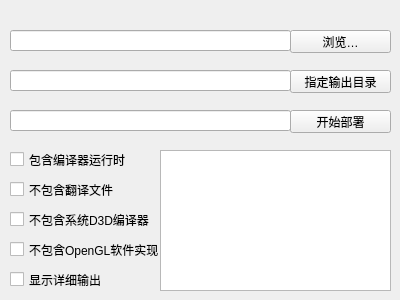
<?xml version="1.0" encoding="UTF-8"?>
<ui version="4.0">
 <class>Widget</class>
 <widget class="QWidget" name="Widget">
  <property name="geometry">
   <rect>
    <x>0</x>
    <y>0</y>
    <width>400</width>
    <height>300</height>
   </rect>
  </property>
  <property name="minimumSize">
   <size>
    <width>400</width>
    <height>300</height>
   </size>
  </property>
  <property name="maximumSize">
   <size>
    <width>400</width>
    <height>300</height>
   </size>
  </property>
  <property name="windowTitle">
   <string>Widget</string>
  </property>
  <widget class="QCheckBox" name="compilerRuntimeCheck">
   <property name="geometry">
    <rect>
     <x>10</x>
     <y>150</y>
     <width>151</width>
     <height>19</height>
    </rect>
   </property>
   <property name="text">
    <string>包含编译器运行时</string>
   </property>
  </widget>
  <widget class="QPushButton" name="deployButton">
   <property name="geometry">
    <rect>
     <x>290</x>
     <y>110</y>
     <width>101</width>
     <height>23</height>
    </rect>
   </property>
   <property name="text">
    <string>开始部署</string>
   </property>
  </widget>
  <widget class="QCheckBox" name="noTranslationsCheck">
   <property name="geometry">
    <rect>
     <x>10</x>
     <y>180</y>
     <width>151</width>
     <height>19</height>
    </rect>
   </property>
   <property name="text">
    <string>不包含翻译文件</string>
   </property>
  </widget>
  <widget class="QCheckBox" name="noSystemD3DCheck">
   <property name="geometry">
    <rect>
     <x>10</x>
     <y>210</y>
     <width>151</width>
     <height>19</height>
    </rect>
   </property>
   <property name="text">
    <string>不包含系统D3D编译器</string>
   </property>
  </widget>
  <widget class="QCheckBox" name="noOpenglSwCheck">
   <property name="geometry">
    <rect>
     <x>10</x>
     <y>240</y>
     <width>151</width>
     <height>19</height>
    </rect>
   </property>
   <property name="text">
    <string>不包含OpenGL软件实现</string>
   </property>
  </widget>
  <widget class="QCheckBox" name="verboseCheck">
   <property name="geometry">
    <rect>
     <x>10</x>
     <y>270</y>
     <width>151</width>
     <height>19</height>
    </rect>
   </property>
   <property name="text">
    <string>显示详细输出</string>
   </property>
  </widget>
  <widget class="QPlainTextEdit" name="logTextEdit">
   <property name="geometry">
    <rect>
     <x>160</x>
     <y>150</y>
     <width>231</width>
     <height>141</height>
    </rect>
   </property>
  </widget>
  <widget class="QLineEdit" name="statusLabel">
   <property name="geometry">
    <rect>
     <x>10</x>
     <y>110</y>
     <width>281</width>
     <height>21</height>
    </rect>
   </property>
   <property name="readOnly">
    <bool>true</bool>
   </property>
  </widget>
  <widget class="QLineEdit" name="outputDirEdit">
   <property name="geometry">
    <rect>
     <x>10</x>
     <y>70</y>
     <width>281</width>
     <height>21</height>
    </rect>
   </property>
  </widget>
  <widget class="QLineEdit" name="exePathEdit">
   <property name="geometry">
    <rect>
     <x>10</x>
     <y>30</y>
     <width>281</width>
     <height>21</height>
    </rect>
   </property>
  </widget>
  <widget class="QPushButton" name="browseExeButton">
   <property name="geometry">
    <rect>
     <x>290</x>
     <y>30</y>
     <width>101</width>
     <height>23</height>
    </rect>
   </property>
   <property name="text">
    <string>浏览…</string>
   </property>
  </widget>
  <widget class="QPushButton" name="browseOutputButton">
   <property name="geometry">
    <rect>
     <x>290</x>
     <y>70</y>
     <width>101</width>
     <height>23</height>
    </rect>
   </property>
   <property name="text">
    <string>指定输出目录</string>
   </property>
  </widget>
 </widget>
 <resources/>
 <connections/>
</ui>
